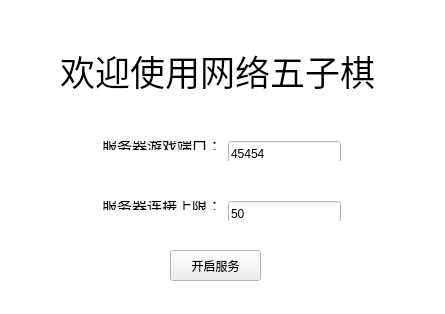
<?xml version="1.0" encoding="UTF-8"?>
<ui version="4.0">
 <class>ServerClass</class>
 <widget class="QMainWindow" name="ServerClass">
  <property name="geometry">
   <rect>
    <x>0</x>
    <y>0</y>
    <width>445</width>
    <height>314</height>
   </rect>
  </property>
  <property name="minimumSize">
   <size>
    <width>445</width>
    <height>314</height>
   </size>
  </property>
  <property name="maximumSize">
   <size>
    <width>445</width>
    <height>314</height>
   </size>
  </property>
  <property name="palette">
   <palette>
    <active>
     <colorrole role="Base">
      <brush brushstyle="SolidPattern">
       <color alpha="255">
        <red>255</red>
        <green>255</green>
        <blue>255</blue>
       </color>
      </brush>
     </colorrole>
     <colorrole role="Window">
      <brush brushstyle="SolidPattern">
       <color alpha="255">
        <red>255</red>
        <green>255</green>
        <blue>255</blue>
       </color>
      </brush>
     </colorrole>
    </active>
    <inactive>
     <colorrole role="Base">
      <brush brushstyle="SolidPattern">
       <color alpha="255">
        <red>255</red>
        <green>255</green>
        <blue>255</blue>
       </color>
      </brush>
     </colorrole>
     <colorrole role="Window">
      <brush brushstyle="SolidPattern">
       <color alpha="255">
        <red>255</red>
        <green>255</green>
        <blue>255</blue>
       </color>
      </brush>
     </colorrole>
    </inactive>
    <disabled>
     <colorrole role="Base">
      <brush brushstyle="SolidPattern">
       <color alpha="255">
        <red>255</red>
        <green>255</green>
        <blue>255</blue>
       </color>
      </brush>
     </colorrole>
     <colorrole role="Window">
      <brush brushstyle="SolidPattern">
       <color alpha="255">
        <red>255</red>
        <green>255</green>
        <blue>255</blue>
       </color>
      </brush>
     </colorrole>
    </disabled>
   </palette>
  </property>
  <property name="windowTitle">
   <string>网络五子棋 - 服务端</string>
  </property>
  <property name="windowIcon">
   <iconset resource="server.qrc">
    <normaloff>:/Server/Resources/exe.ico</normaloff>:/Server/Resources/exe.ico</iconset>
  </property>
  <widget class="QWidget" name="centralWidget">
   <widget class="QLabel" name="label">
    <property name="geometry">
     <rect>
      <x>60</x>
      <y>40</y>
      <width>321</width>
      <height>61</height>
     </rect>
    </property>
    <property name="font">
     <font>
      <pointsize>26</pointsize>
     </font>
    </property>
    <property name="text">
     <string>欢迎使用网络五子棋</string>
    </property>
   </widget>
   <widget class="QPushButton" name="startServer_server_BTN">
    <property name="geometry">
     <rect>
      <x>170</x>
      <y>250</y>
      <width>91</width>
      <height>31</height>
     </rect>
    </property>
    <property name="text">
     <string>开启服务</string>
    </property>
   </widget>
   <widget class="QWidget" name="layoutWidget">
    <property name="geometry">
     <rect>
      <x>91</x>
      <y>190</y>
      <width>261</width>
      <height>31</height>
     </rect>
    </property>
    <layout class="QHBoxLayout" name="horizontalLayout">
     <item>
      <widget class="QLabel" name="label_3">
       <property name="font">
        <font>
         <pointsize>11</pointsize>
        </font>
       </property>
       <property name="text">
        <string>服务器连接上限：</string>
       </property>
      </widget>
     </item>
     <item>
      <widget class="QLineEdit" name="connLimit_server_LE">
       <property name="minimumSize">
        <size>
         <width>0</width>
         <height>25</height>
        </size>
       </property>
       <property name="text">
        <string>50</string>
       </property>
      </widget>
     </item>
    </layout>
   </widget>
   <widget class="QWidget" name="layoutWidget">
    <property name="geometry">
     <rect>
      <x>91</x>
      <y>130</y>
      <width>261</width>
      <height>31</height>
     </rect>
    </property>
    <layout class="QHBoxLayout" name="horizontalLayout_2">
     <item>
      <widget class="QLabel" name="label_2">
       <property name="font">
        <font>
         <pointsize>11</pointsize>
        </font>
       </property>
       <property name="text">
        <string>服务器游戏端口：</string>
       </property>
      </widget>
     </item>
     <item>
      <widget class="QLineEdit" name="connPort_server_LE">
       <property name="minimumSize">
        <size>
         <width>0</width>
         <height>25</height>
        </size>
       </property>
       <property name="text">
        <string>45454</string>
       </property>
      </widget>
     </item>
    </layout>
   </widget>
  </widget>
 </widget>
 <layoutdefault spacing="6" margin="11"/>
 <tabstops>
  <tabstop>connPort_server_LE</tabstop>
  <tabstop>connLimit_server_LE</tabstop>
  <tabstop>startServer_server_BTN</tabstop>
 </tabstops>
 <resources>
  <include location="server.qrc"/>
 </resources>
 <connections/>
</ui>
